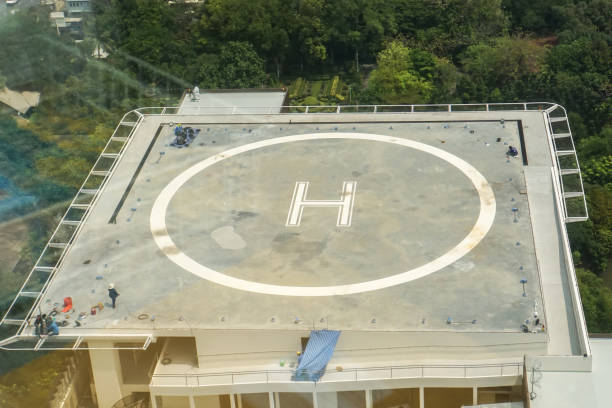
#> input picture Asset/heli.jpg, 612 x 408 px
$ python 08_Image_Morphological.py
#> lines starting #> are read from the running program, lines starting #| are printed output that depends on the picture; after the words box and inside, x2 and y2 are one past the last pixel; in counts of white or black regions, pixels touching at a corner belong together

import cv2
import numpy as np
import matplotlib.pyplot as plt

# Step 1: Read image
image = cv2.imread("Asset/heli.jpg")
#> image is the input picture: shape (408, 612, 3); mean B, G, R 119.1, 141.3, 139.1

if image is None:
    print("Image not found!")
    exit()

# Step 2: Convert to grayscale
gray = cv2.cvtColor(image, cv2.COLOR_BGR2GRAY)
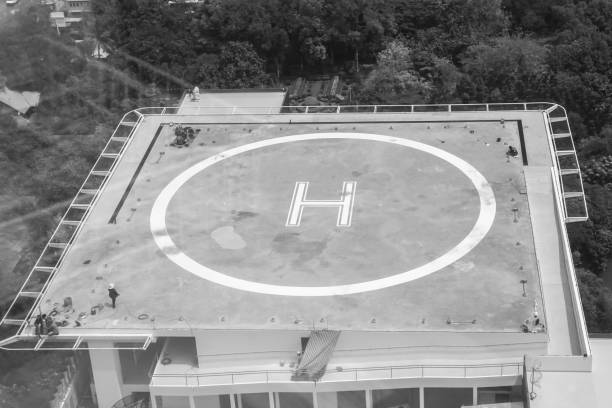
#> gray: shape (408, 612); min 8, max 254, mean 138.1

# Step 3: Apply Adaptive Inverted Threshold
adaptive_inv = cv2.adaptiveThreshold(
    gray,
    255,
    cv2.ADAPTIVE_THRESH_GAUSSIAN_C,
    cv2.THRESH_BINARY_INV,
    31,
    5
)
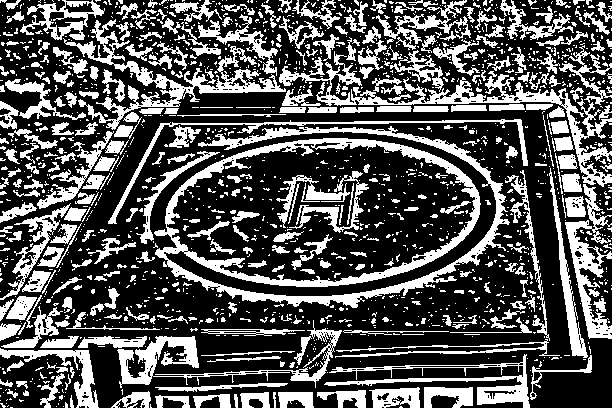
#> adaptive_inv: shape (408, 612); 33% white; 1624 white regions (1288 under 20 px), largest, box (x1, y1, x2, y2) and area: (154, 126, 510, 308) 10969, (279, 51, 612, 187) 4662, (63, 19, 286, 130) 3963

# Step 4: Create kernel
kernel = np.ones((3, 3), np.uint8)

# Step 5: Apply Erosion
erosion = cv2.erode(
    adaptive_inv,
    kernel,
    iterations=1 #change the number of iterations to control the extent of erosion
)
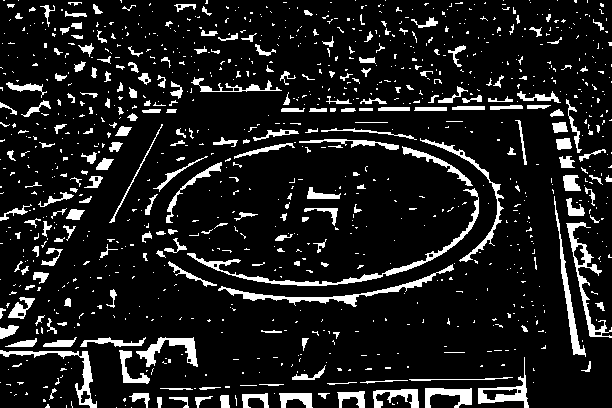
#> erosion: shape (408, 612); 11.3% white; 1026 white regions (792 under 20 px), largest, box (x1, y1, x2, y2) and area: (187, 188, 479, 286) 1488, (218, 264, 454, 307) 1108, (566, 222, 612, 338) 924

# Step 6: Display results
plt.figure(figsize=(14, 6))

plt.subplot(1, 2, 1)
plt.imshow(adaptive_inv, cmap="gray")
plt.title("Before Erosion")
plt.axis("off")

plt.subplot(1, 2, 2)
plt.imshow(erosion, cmap="gray")
plt.title("After Erosion")
plt.axis("off")

plt.tight_layout()
plt.show()
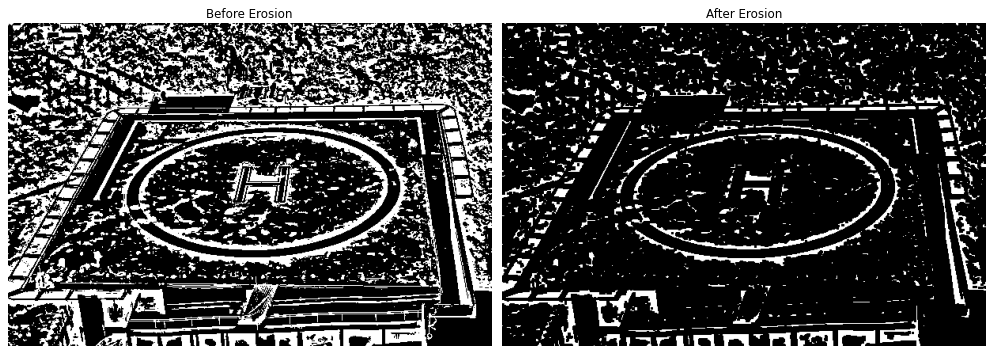
#> figure drawn by matplotlib, 2 panels

$ run again, with Asset/road.jpg copied over Asset/heli.jpg
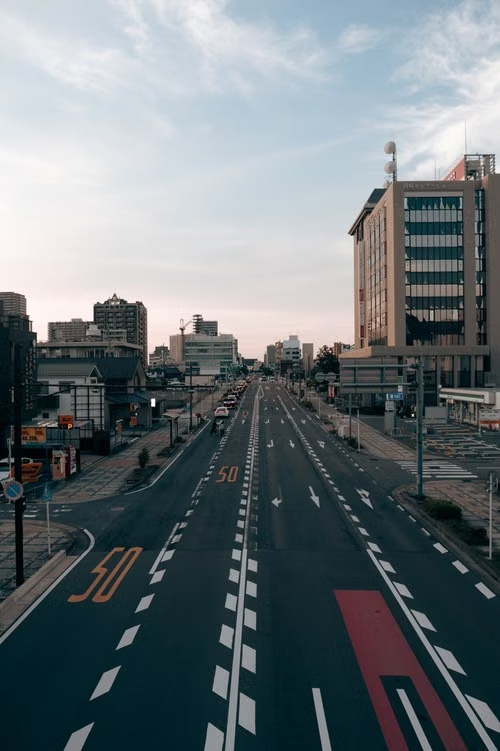
#> input picture Asset/road.jpg, 500 x 751 px
#> image is the input picture: shape (751, 500, 3); mean B, G, R 121.1, 117.2, 108.4
#> `adaptive_inv = cv2.adaptiveThreshold( gray, 255, cv2.ADAPTIVE_THRESH_G..`:
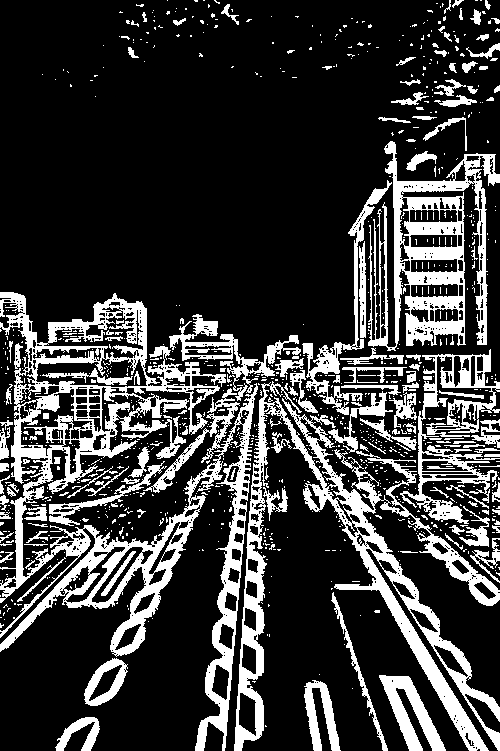
#> adaptive_inv: shape (751, 500); 22.6% white; 984 white regions (843 under 20 px), largest, box (x1, y1, x2, y2) and area: (0, 292, 258, 751) 27216, (234, 381, 500, 751) 16193, (368, 141, 500, 351) 9998
#> erosion: shape (751, 500); 9.2% white; 720 white regions (524 under 20 px), largest, box (x1, y1, x2, y2) and area: (336, 529, 487, 751) 2314, (196, 510, 245, 751) 1956, (235, 546, 265, 751) 1771
#> `plt.show()`:
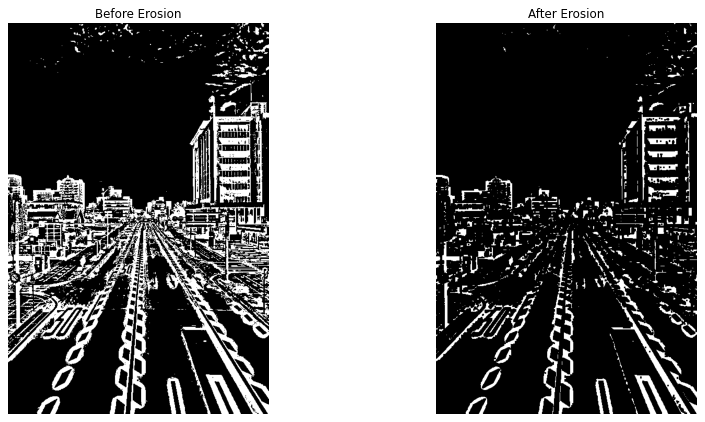
#> figure drawn by matplotlib, 2 panels
